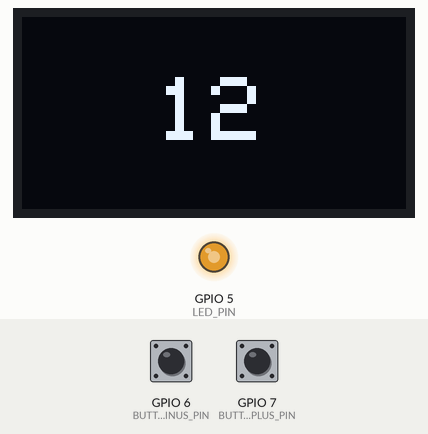
Recording of a sketch running on a simulated ESP32-C3. On the bench: 128×64 one-colour display, output pins drawn as LEDs (lit = HIGH). Inputs (shaded band) come from the test bench; at power-on: GPIO 6 (BUTTON_MINUS_PIN) HIGH, GPIO 7 (BUTTON_PLUS_PIN) HIGH. What the sketch prints to the serial monitor is not drawn.

Above: at 1.2 s.
1.3 s: GPIO 6 (BUTTON_MINUS_PIN) pulled LOW for 0.15 s
At 1.7 s:
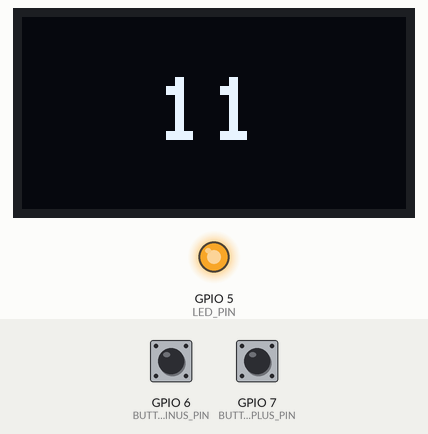
2.0 s: GPIO 6 (BUTTON_MINUS_PIN) pulled LOW for 1 s
At 3.22 s:
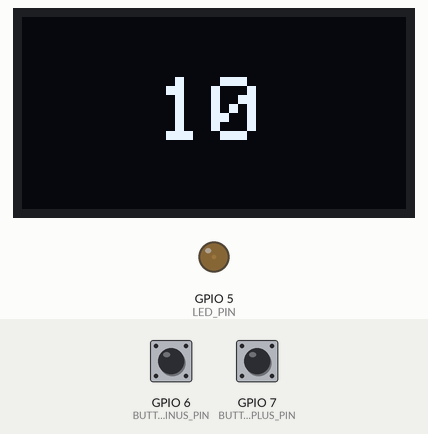
3.6 s: GPIO 7 (BUTTON_PLUS_PIN) pulled LOW for 0.15 s
At 4.12 s:
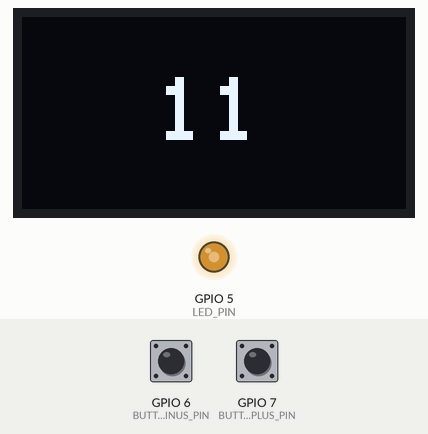
4.3 s: GPIO 7 (BUTTON_PLUS_PIN) pulled LOW for 1 s
At 5.65 s:
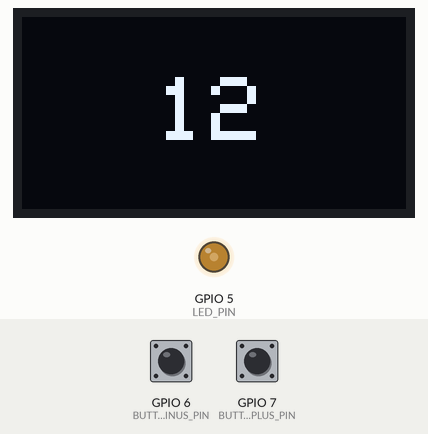
5.9 s: GPIO 6 (BUTTON_MINUS_PIN) pulled LOW for 3.2 s
At 8.12 s:
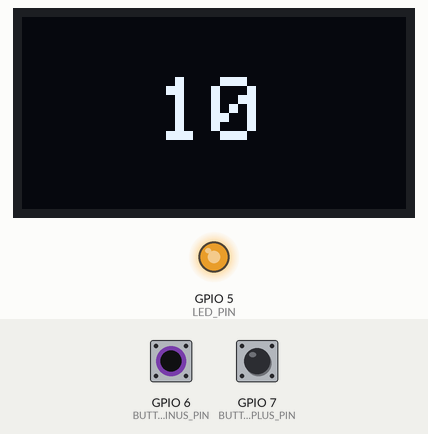
Timing chart, 0 to 10.7 s (numbered marks = the images above; inputs shaded):
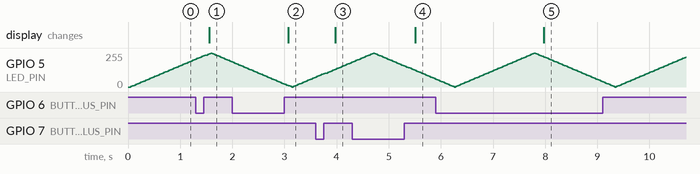

The sketch:

2ButtonsAvecDisplay.ino
```cpp
#include <Wire.h>
#include <Adafruit_GFX.h>
#include <Adafruit_SSD1306.h>
#include <ezButton.h>

#define SCREEN_WIDTH 128
#define SCREEN_HEIGHT 64

// 🔹 Broches I2C pour ESP32-C3
#define SDA_PIN 20
#define SCL_PIN 21

// 🔹 Boutons
#define BUTTON_MINUS_PIN 6
#define BUTTON_PLUS_PIN  7

// 🔹 LED
#define LED_PIN 5

Adafruit_SSD1306 oled(SCREEN_WIDTH, SCREEN_HEIGHT, &Wire, -1);
ezButton buttonMinus(BUTTON_MINUS_PIN);
ezButton buttonPlus(BUTTON_PLUS_PIN);

int value = 12;
int ledBrightness = 0;
int fadeAmount = 5;
unsigned long lastFadeTime = 0;

unsigned long pressStartTime = 0;
bool buttonHeld = false;
int activeButton = 0; // -1 = minus, +1 = plus

void displayValue() {
  oled.clearDisplay();
  oled.setTextColor(WHITE);

  if (value > 0) {
    oled.setTextSize(3);
    oled.setCursor(value < 10 ? 55 : 45, 20);
    oled.println(value);
  } else {
    oled.setTextSize(2);
    oled.setCursor(10, 25);
    oled.println(F("Recharge"));
  }
  oled.display();
}

void setup() {
  Serial.begin(115200);

  Wire.begin(SDA_PIN, SCL_PIN);

  if (!oled.begin(SSD1306_SWITCHCAPVCC, 0x3C)) {
    while (true);
  }
  oled.setRotation(2);

  buttonMinus.setDebounceTime(50);
  buttonMinus.setCountMode(COUNT_FALLING);

  buttonPlus.setDebounceTime(50);
  buttonPlus.setCountMode(COUNT_FALLING);

  pinMode(LED_PIN, OUTPUT);

  displayValue();
}

void loop() {
  buttonMinus.loop();
  buttonPlus.loop();

  // --- Début appui ---
  if (buttonMinus.isPressed()) {
    pressStartTime = millis();
    buttonHeld = true;
    activeButton = -1;
  }

  if (buttonPlus.isPressed()) {
    pressStartTime = millis();
    buttonHeld = true;
    activeButton = +1;
  }

  // --- Relâchement bouton MINUS ---
  if (activeButton == -1 && buttonMinus.isReleased()) {
    unsigned long pressDuration = millis() - pressStartTime;

    if (pressDuration < 2000 && value > 0) {
      value--;
      Serial.println(value);
      displayValue();
    }

    buttonHeld = false;
    activeButton = 0;
  }

  // --- Relâchement bouton PLUS ---
  if (activeButton == +1 && buttonPlus.isReleased()) {
    unsigned long pressDuration = millis() - pressStartTime;

    if (pressDuration < 2000) {
      value++;
      Serial.println(value);
      displayValue();
    }

    buttonHeld = false;
    activeButton = 0;
  }

  // --- Appui long UNIQUEMENT sur bouton MINUS ---
  if (buttonHeld && activeButton == -1 && millis() - pressStartTime >= 2000) {
    Serial.println("🔄 Recharge (reset à 10)");
    value = 10;
    displayValue();

    buttonHeld = false;
    activeButton = 0;
  }

  // --- Fade LED ---
  if (millis() - lastFadeTime >= 30) {
    lastFadeTime = millis();
    ledBrightness += fadeAmount;

    if (ledBrightness <= 0 || ledBrightness >= 255) {
      fadeAmount = -fadeAmount;
    }
    analogWrite(LED_PIN, ledBrightness);
  }
}
```

Measured:
- after the input at 1.3 s, the display: changes after 0.26 s (image 1)
- after the input at 2.0 s, the display: changes after 1.1 s (image 2)
- after the input at 3.6 s, the display: changes after 0.38 s (image 3)
- after the input at 4.3 s, the display: changes after 1.2 s (image 4)
- after the input at 5.9 s, the display: changes after 2.1 s (image 5)
